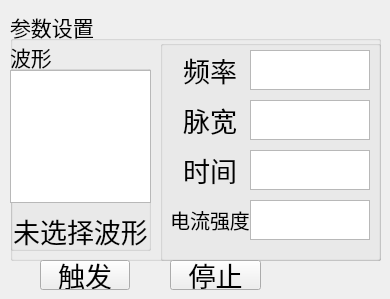
   <widget class="QWidget" name="prot_channel2_tab">
    <attribute name="title">
     <string>通道 2</string>
    </attribute>
    <widget class="QGroupBox" name="gropubox_2">
     <property name="geometry">
      <rect>
       <x>10</x>
       <y>10</y>
       <width>371</width>
       <height>251</height>
      </rect>
     </property>
     <property name="font">
      <font>
       <pointsize>16</pointsize>
      </font>
     </property>
     <property name="title">
      <string>参数设置</string>
     </property>
     <widget class="QGroupBox" name="port_channel2_waveform_groupBox">
      <property name="geometry">
       <rect>
        <x>0</x>
        <y>30</y>
        <width>141</width>
        <height>211</height>
       </rect>
      </property>
      <property name="sizePolicy">
       <sizepolicy hsizetype="Minimum" vsizetype="Maximum">
        <horstretch>0</horstretch>
        <verstretch>0</verstretch>
       </sizepolicy>
      </property>
      <property name="font">
       <font>
        <pointsize>16</pointsize>
       </font>
      </property>
      <property name="title">
       <string>波形</string>
      </property>
      <widget class="QWidget" name="layoutWidget">
       <property name="geometry">
        <rect>
         <x>0</x>
         <y>30</y>
         <width>141</width>
         <height>181</height>
        </rect>
       </property>
       <layout class="QVBoxLayout" name="verticalLayout_2">
        <item>
         <widget class="QGraphicsView" name="port_channel2_wave_graphicsView"/>
        </item>
        <item>
         <spacer name="verticalSpacer_2">
          <property name="orientation">
           <enum>Qt::Vertical</enum>
          </property>
          <property name="sizeHint" stdset="0">
           <size>
            <width>20</width>
            <height>60</height>
           </size>
          </property>
         </spacer>
        </item>
        <item>
         <widget class="QLabel" name="port_channel2_wave_label">
          <property name="font">
           <font>
            <pointsize>20</pointsize>
           </font>
          </property>
          <property name="text">
           <string>未选择波形</string>
          </property>
          <property name="alignment">
           <set>Qt::AlignCenter</set>
          </property>
         </widget>
        </item>
       </layout>
      </widget>
     </widget>
     <widget class="QGroupBox" name="port_channel2_attr_groupBox">
      <property name="geometry">
       <rect>
        <x>150</x>
        <y>30</y>
        <width>221</width>
        <height>221</height>
       </rect>
      </property>
      <property name="title">
       <string/>
      </property>
      <widget class="QLabel" name="port_channel2_freq_label">
       <property name="geometry">
        <rect>
         <x>10</x>
         <y>10</y>
         <width>80</width>
         <height>40</height>
        </rect>
       </property>
       <property name="font">
        <font>
         <pointsize>20</pointsize>
        </font>
       </property>
       <property name="text">
        <string>频率</string>
       </property>
       <property name="alignment">
        <set>Qt::AlignCenter</set>
       </property>
      </widget>
      <widget class="QTextEdit" name="port_channel2_freq_textEdit">
       <property name="geometry">
        <rect>
         <x>90</x>
         <y>10</y>
         <width>120</width>
         <height>40</height>
        </rect>
       </property>
       <property name="font">
        <font>
         <pointsize>16</pointsize>
        </font>
       </property>
      </widget>
      <widget class="QLabel" name="port_channel2_width_label">
       <property name="geometry">
        <rect>
         <x>10</x>
         <y>60</y>
         <width>80</width>
         <height>40</height>
        </rect>
       </property>
       <property name="font">
        <font>
         <pointsize>20</pointsize>
        </font>
       </property>
       <property name="text">
        <string>脉宽</string>
       </property>
       <property name="alignment">
        <set>Qt::AlignCenter</set>
       </property>
      </widget>
      <widget class="QLabel" name="port_channel2_time_label">
       <property name="geometry">
        <rect>
         <x>10</x>
         <y>110</y>
         <width>80</width>
         <height>40</height>
        </rect>
       </property>
       <property name="font">
        <font>
         <pointsize>20</pointsize>
        </font>
       </property>
       <property name="text">
        <string>时间</string>
       </property>
       <property name="alignment">
        <set>Qt::AlignCenter</set>
       </property>
      </widget>
      <widget class="QLabel" name="port_channel2_current_label">
       <property name="geometry">
        <rect>
         <x>10</x>
         <y>160</y>
         <width>80</width>
         <height>40</height>
        </rect>
       </property>
       <property name="font">
        <font>
         <pointsize>15</pointsize>
        </font>
       </property>
       <property name="text">
        <string>电流强度</string>
       </property>
       <property name="alignment">
        <set>Qt::AlignCenter</set>
       </property>
      </widget>
      <widget class="QTextEdit" name="port_channel2_width_textEdit">
       <property name="geometry">
        <rect>
         <x>90</x>
         <y>60</y>
         <width>120</width>
         <height>40</height>
        </rect>
       </property>
       <property name="font">
        <font>
         <pointsize>16</pointsize>
        </font>
       </property>
      </widget>
      <widget class="QTextEdit" name="port_channel2_time_textEdit">
       <property name="geometry">
        <rect>
         <x>90</x>
         <y>110</y>
         <width>120</width>
         <height>40</height>
        </rect>
       </property>
       <property name="font">
        <font>
         <pointsize>16</pointsize>
        </font>
       </property>
      </widget>
      <widget class="QTextEdit" name="port_channel2_current_textEdit">
       <property name="geometry">
        <rect>
         <x>90</x>
         <y>160</y>
         <width>120</width>
         <height>40</height>
        </rect>
       </property>
       <property name="font">
        <font>
         <pointsize>16</pointsize>
        </font>
       </property>
      </widget>
     </widget>
    </widget>
    <widget class="QPushButton" name="port_channel2_shoot_pushButton">
     <property name="geometry">
      <rect>
       <x>40</x>
       <y>260</y>
       <width>90</width>
       <height>30</height>
      </rect>
     </property>
     <property name="font">
      <font>
       <pointsize>20</pointsize>
      </font>
     </property>
     <property name="text">
      <string>触发</string>
     </property>
    </widget>
    <widget class="QPushButton" name="port_channel2_pause_pushButton">
     <property name="geometry">
      <rect>
       <x>170</x>
       <y>260</y>
       <width>91</width>
       <height>30</height>
      </rect>
     </property>
     <property name="font">
      <font>
       <pointsize>20</pointsize>
      </font>
     </property>
     <property name="text">
      <string>停止</string>
     </property>
    </widget>
   </widget>
